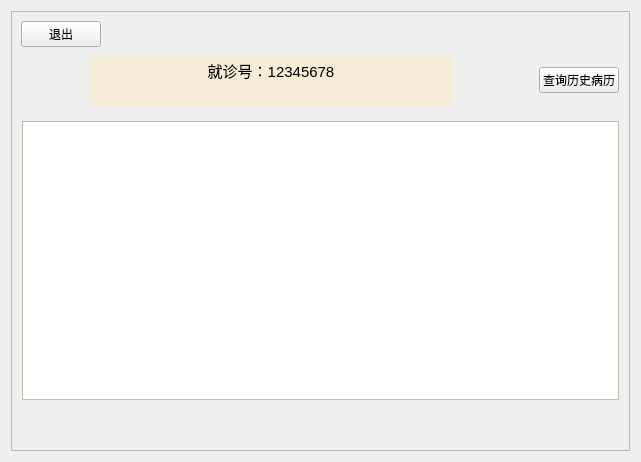
<?xml version="1.0" encoding="UTF-8"?>
<ui version="4.0">
 <class>PrescriptionInquiry</class>
 <widget class="QWidget" name="PrescriptionInquiry">
  <property name="geometry">
   <rect>
    <x>0</x>
    <y>0</y>
    <width>641</width>
    <height>462</height>
   </rect>
  </property>
  <property name="windowTitle">
   <string>Form</string>
  </property>
  <layout class="QVBoxLayout" name="verticalLayout_2">
   <item>
    <widget class="QFrame" name="frame">
     <property name="frameShape">
      <enum>QFrame::StyledPanel</enum>
     </property>
     <property name="frameShadow">
      <enum>QFrame::Raised</enum>
     </property>
     <layout class="QVBoxLayout" name="verticalLayout_4" stretch="100,10">
      <item>
       <layout class="QVBoxLayout" name="verticalLayout_3" stretch="1,1000">
        <item>
         <layout class="QHBoxLayout" name="horizontalLayout_2">
          <item>
           <widget class="QPushButton" name="exitPushbutton">
            <property name="text">
             <string>退出</string>
            </property>
           </widget>
          </item>
          <item>
           <spacer name="horizontalSpacer">
            <property name="orientation">
             <enum>Qt::Horizontal</enum>
            </property>
            <property name="sizeHint" stdset="0">
             <size>
              <width>40</width>
              <height>20</height>
             </size>
            </property>
           </spacer>
          </item>
         </layout>
        </item>
        <item>
         <layout class="QVBoxLayout" name="verticalLayout" stretch="6,3,80">
          <property name="sizeConstraint">
           <enum>QLayout::SetMaximumSize</enum>
          </property>
          <property name="leftMargin">
           <number>1</number>
          </property>
          <property name="topMargin">
           <number>2</number>
          </property>
          <property name="rightMargin">
           <number>1</number>
          </property>
          <property name="bottomMargin">
           <number>3</number>
          </property>
          <item>
           <layout class="QHBoxLayout" name="horizontalLayout" stretch="1,6,0,0,1">
            <property name="leftMargin">
             <number>0</number>
            </property>
            <property name="topMargin">
             <number>0</number>
            </property>
            <item>
             <widget class="QLabel" name="avatar_patient">
              <property name="minimumSize">
               <size>
                <width>50</width>
                <height>50</height>
               </size>
              </property>
              <property name="text">
               <string/>
              </property>
             </widget>
            </item>
            <item>
             <widget class="QTextBrowser" name="textBrowser">
              <property name="minimumSize">
               <size>
                <width>50</width>
                <height>10</height>
               </size>
              </property>
              <property name="styleSheet">
               <string notr="true">background-color:rgb(244, 236, 214);

font: 57 15pt &quot;Ubuntu&quot;;
border-radius: 80px;</string>
              </property>
              <property name="html">
               <string>&lt;!DOCTYPE HTML PUBLIC &quot;-//W3C//DTD HTML 4.0//EN&quot; &quot;http://www.w3.org/TR/REC-html40/strict.dtd&quot;&gt;
&lt;html&gt;&lt;head&gt;&lt;meta name=&quot;qrichtext&quot; content=&quot;1&quot; /&gt;&lt;style type=&quot;text/css&quot;&gt;
p, li { white-space: pre-wrap; }
&lt;/style&gt;&lt;/head&gt;&lt;body style=&quot; font-family:'Ubuntu'; font-size:15pt; font-weight:56; font-style:normal;&quot;&gt;
&lt;p align=&quot;center&quot; style=&quot; margin-top:0px; margin-bottom:0px; margin-left:0px; margin-right:0px; -qt-block-indent:0; text-indent:0px;&quot;&gt;&lt;span style=&quot; font-size:11pt; font-weight:400;&quot;&gt;就诊号：12345678&lt;/span&gt;&lt;/p&gt;&lt;/body&gt;&lt;/html&gt;</string>
              </property>
             </widget>
            </item>
            <item>
             <spacer name="horizontalSpacer_3">
              <property name="orientation">
               <enum>Qt::Horizontal</enum>
              </property>
              <property name="sizeHint" stdset="0">
               <size>
                <width>40</width>
                <height>20</height>
               </size>
              </property>
             </spacer>
            </item>
            <item>
             <spacer name="horizontalSpacer_2">
              <property name="orientation">
               <enum>Qt::Horizontal</enum>
              </property>
              <property name="sizeHint" stdset="0">
               <size>
                <width>40</width>
                <height>20</height>
               </size>
              </property>
             </spacer>
            </item>
            <item>
             <widget class="QPushButton" name="inquirepushbutton">
              <property name="text">
               <string>查询历史病历</string>
              </property>
             </widget>
            </item>
           </layout>
          </item>
          <item>
           <spacer name="verticalSpacer">
            <property name="orientation">
             <enum>Qt::Vertical</enum>
            </property>
            <property name="sizeHint" stdset="0">
             <size>
              <width>20</width>
              <height>40</height>
             </size>
            </property>
           </spacer>
          </item>
          <item>
           <widget class="QScrollArea" name="scrollArea">
            <property name="styleSheet">
             <string notr="true">border-color: rgb(32, 74, 135);
background-color: rgb(245, 245, 220);</string>
            </property>
            <property name="horizontalScrollBarPolicy">
             <enum>Qt::ScrollBarAsNeeded</enum>
            </property>
            <property name="widgetResizable">
             <bool>true</bool>
            </property>
            <widget class="QWidget" name="scrollAreaWidgetContents">
             <property name="geometry">
              <rect>
               <x>0</x>
               <y>0</y>
               <width>597</width>
               <height>258</height>
              </rect>
             </property>
             <property name="styleSheet">
              <string notr="true">background-color: rgb(255, 255, 255);
</string>
             </property>
            </widget>
           </widget>
          </item>
         </layout>
        </item>
       </layout>
      </item>
      <item>
       <spacer name="verticalSpacer_2">
        <property name="orientation">
         <enum>Qt::Vertical</enum>
        </property>
        <property name="sizeHint" stdset="0">
         <size>
          <width>20</width>
          <height>40</height>
         </size>
        </property>
       </spacer>
      </item>
     </layout>
    </widget>
   </item>
  </layout>
 </widget>
 <resources/>
 <connections/>
</ui>
